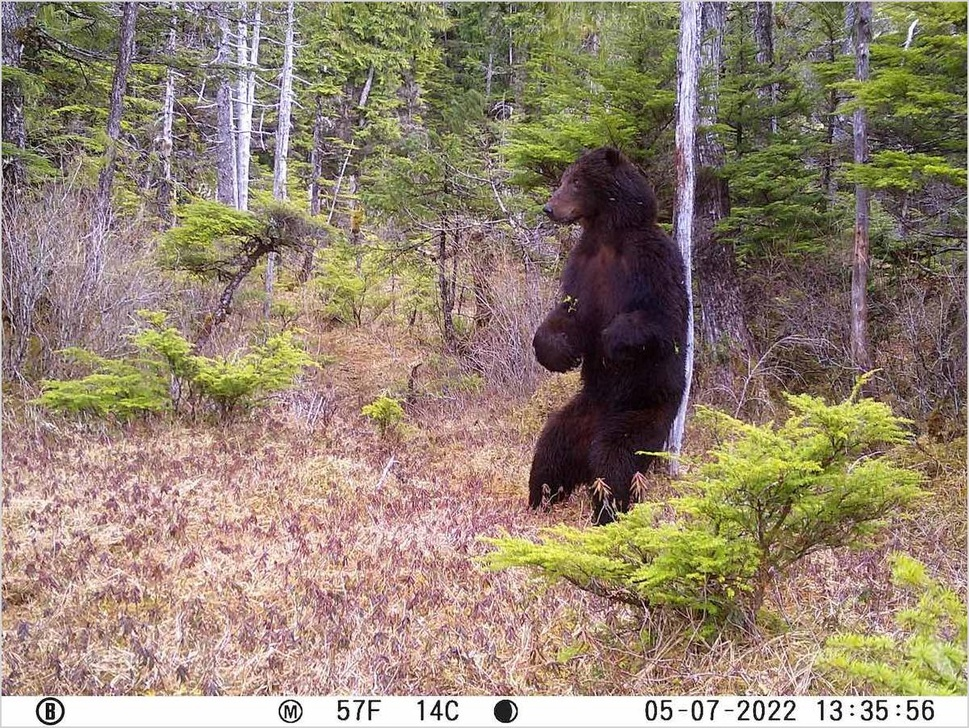
#> input picture mp24_grounding_part_3/partial_programs/tests_0/reference_images/bear_scratching_bordered_default.jpg, 969 x 728 px, shrunk from 1204 x 904 before the run
$ python add_border_4.py tests_0/reference_images/bear_scratching_bordered_default.jpg 5 5 tests_0/reference_images/bear_scratching_bordered_default.jpg
#> lines starting #> are read from the running program, lines starting #| are printed output that depends on the picture
"""Add a border to any image."""

import sys
from pathlib import Path
from PIL import Image, ImageOps, UnidentifiedImageError

def process_cli_args(options):
    """Process all CLI arguments."""
    # Get the filename.
    try:
        path = Path(sys.argv[1])
    except IndexError:
        print("You must provide a target image.")
        sys.exit()

    # Make sure the file exists.
    if not path.exists():
        print(f"{path} does not seem to exist.")
        sys.exit()

    # --- Get optional CLI args. ---
    if len(sys.argv) >= 3:
        options['border_width'] = int(sys.argv[2])
    if len(sys.argv) >= 4:
        options['padding'] = int(sys.argv[3])
    if len(sys.argv) >= 5:
        options['border_color'] = sys.argv[4]

    return path

# Set default options.
options = {
    'border_width': 2,
    'padding': 0,
    'border_color': 'lightgray'
}
path = process_cli_args(options)

# Load the image.
try:
    img = Image.open(path)
#> img is the input picture: PIL image 969x728 RGB; mean R, G, B 148.3, 132.7, 114
except UnidentifiedImageError:
    print(f"{path} does not seem to be an image file.")
    sys.exit()

# Add some padding before adding the border.
# The padding is just a white border added before
#   the actual border.
new_img = ImageOps.expand(img, border=options['padding'],
            fill="white")
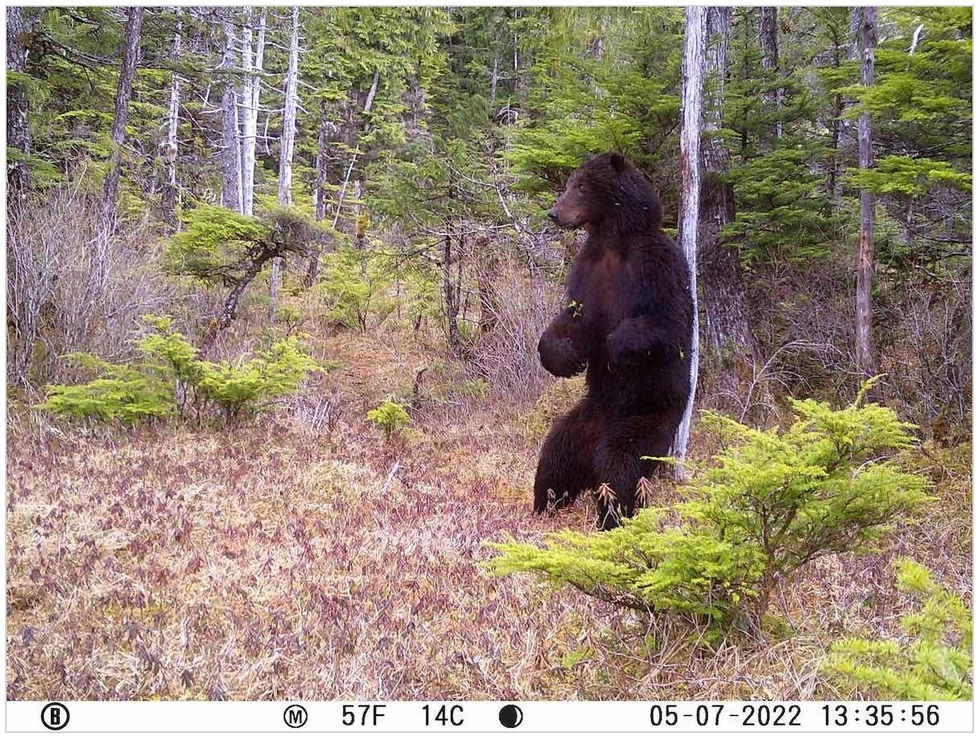
#> new_img: PIL image 979x738 RGB; mean R, G, B 150.8, 135.6, 117.4

# Add the border.
#> (the run stopped early here; a loop or call above may not have finished)
